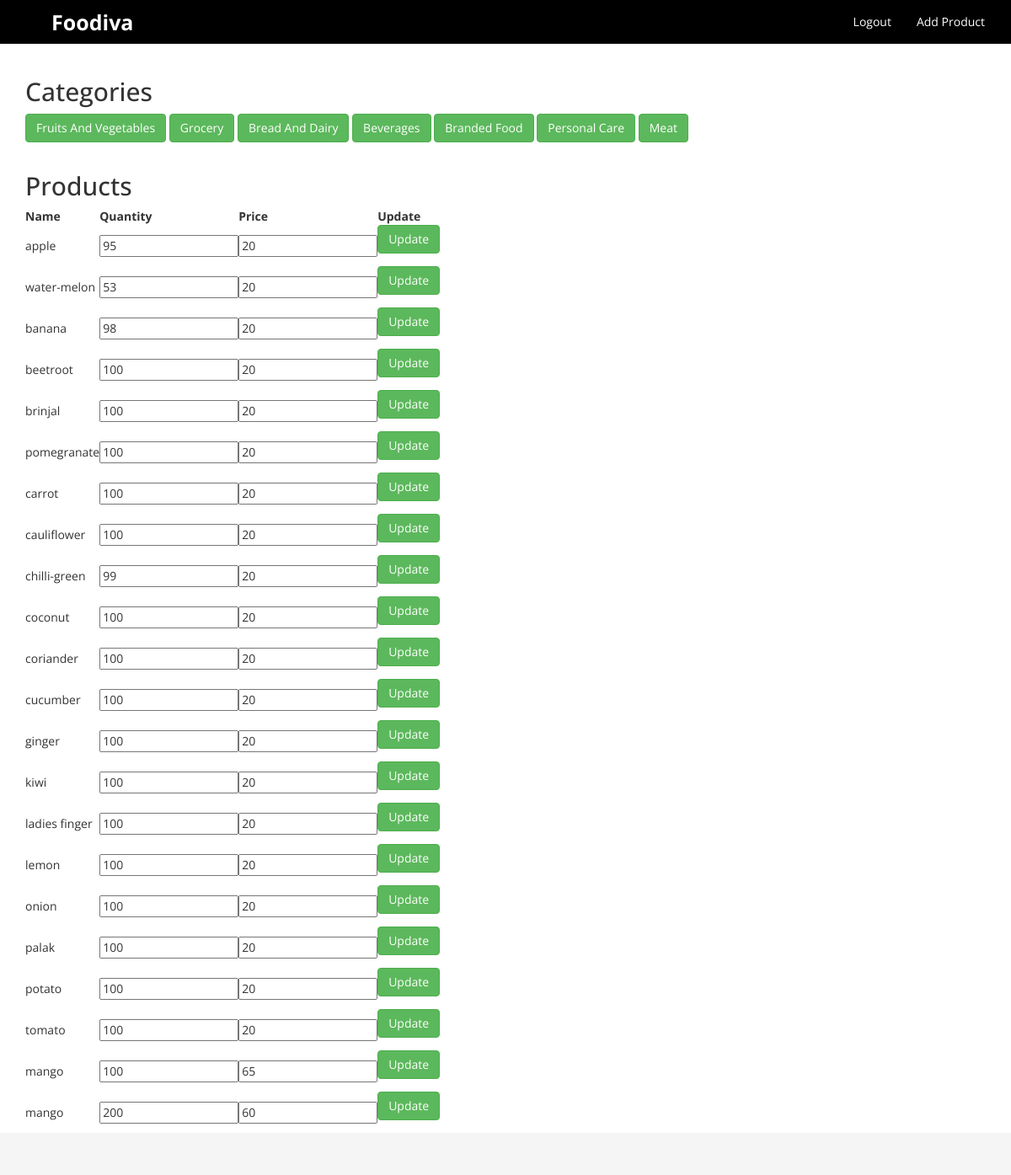
Page /admin/updateProduct.php (signed in) on the committed database.
### tables this page shows
CREATE TABLE `cat_fruit` (
  `id` int(100) NOT NULL,
  `product_id` varchar(100) NOT NULL,
  `name` varchar(100) NOT NULL,
  `image` varchar(100) NOT NULL,
  `description` varchar(1000) NOT NULL,
  `quant_avai` int(200) NOT NULL,
  `price` int(200) NOT NULL
);

### admin/updateProduct.php (the view, shortened to what this page needs)
<?php
include("config.php");
?>
<!DOCTYPE html>
<html>
<head>
    <link href="assets/css/bootstrap.css" rel="stylesheet">
    <link href="assets/css/font-awesome.min.css" rel="stylesheet" />
    <link href="assets/ItemSlider/css/main-style.css" rel="stylesheet" />
    <link href="assets/css/style.css" rel="stylesheet" />
</head>
<body>
    <nav class="navbar navbar-default" role="navigation">
        <div class="container-fluid">
            <div class="navbar-header">
                <a class="navbar-brand" href="#"><strong>Foodiva</strong></a>
            </div>
	<div class="collapse navbar-collapse" id="bs-example-navbar-collapse-1">
                <ul class="nav navbar-nav navbar-right">
					<li><a href="index.php?logout=1">Logout</a></li>
					<li><a href="addProduct.php">Add Product</a></li>
		</ul>
	</div>
        </div>
    </nav> <div class="container">
	<h2>
	Categories
	</h2>
		<form name="f1" action="updateProduct.php" method="POST">
				<?php echo "<p><input type='submit'  value='Fruits And Vegetables'  class='btn btn-success' role='button' onclick='document.f1.category.value=\"cat_fruit\"'>
				<input type='submit'  value='Grocery' class='btn btn-success' role='button' onclick='document.f1.category.value=\"cat_grocery\"'>
				<input type='submit'  value='Bread And Dairy' class='btn btn-success' role='button' onclick='document.f1.category.value=\"cat_bakery\"'>
				<input type='submit'  value='Beverages' class='btn btn-success' role='button' onclick='document.f1.category.value=\"cat_beverages\"'>
				<input type='submit'  value='Branded Food' class='btn btn-success' role='button' onclick='document.f1.category.value=\"cat_brandedfood\"'>
				<input type='submit'  value='Personal Care' class='btn btn-success' role='button' onclick='document.f1.category.value=\"cat_personalcare\"'>
				<input type='submit'  value='Meat' class='btn btn-success' role='button' onclick='document.f1.category.value=\"cat_meat\"'>
				";
				?>
		</form>
	</div>
	<div class="container">
      <h2>
	Products
      </h2>
      <table class="rules" cellspacing="10">
        <thead>
          <tr>
            <th>
              Name
            </th>
            <th>
              Quantity
            </th>
            <th>
			  Price
            </th>
			<th>
			  Update
            </th>
          </tr>
        </thead>
		<tbody>
<?php
$cat="cat_fruit";
$results = $mysqli->query("SELECT * FROM $cat");
if($results){
while($obj = $results->fetch_object())
{
	$quantity=$obj->quant_avai;
	$price=$obj->price;
	$prodName=$obj->name;
		echo "
			<tr class=\"record\">
            <td class=\"overflow\">
			{$obj->name}
            </td>
			<td class=\"overflow\">
	<form method=\"POST\" action=\"updateProduct.php\">
		<input type=\"number\" min=\"0\" value=\"$quantity\" name=\"quantity\" id='quantity'>
            </td>
            <td>
			<input type=\"number\" min=\"0\" value=\"$price\" name=\"price\" id='price'>
            </td>
			<td>
				<input type='hidden' value='$cat' name='category' id='category'>
				<input type='hidden' value='$prodName' name='prodName' id='prodName'>
				<p><input type=\"submit\"  value=\"Update\" class=\"btn btn-success\" role=\"button\"></p>
			</form>
			</td>";
	}
}
?>
</tbody>
</table>
</div>
    <div class="col-md-12 footer-box">
</body>
</html>

### admin/assets/css/style.css (style rules this page uses)
h1, h2, h3, h4, h5, h6 { font-family:'Open Sans', sans-serif; }
.navbar-brand { font-size: 25px; padding: 15px 80px 15px 60px; }
.navbar-default .navbar-brand { color: #000000; }
.navbar-default { background-color: #000000; border-color: #000000; }
.navbar { border-radius: 0px; }
.navbar-default .navbar-nav > li > a { color: #FFF; }
.navbar-default .navbar-brand { color: #FFFFFF; }
.btn { margin-bottom:5px; }
.footer-box { background-color:#F5F5F5; padding:20px 50px 20px 50px; }

### rows in the picture
cat_fruit: name "apple", quantity "95", price "20"
cat_fruit: name "water-melon", quantity "53", price "20"
cat_fruit: name "banana", quantity "98", price "20"
cat_fruit: name "beetroot", quantity "100", price "20"
cat_fruit: name "brinjal", quantity "100", price "20"
cat_fruit: name "pomegranate", quantity "100", price "20"
cat_fruit: name "carrot", quantity "100", price "20"
cat_fruit: name "cauliflower", quantity "100", price "20"
cat_fruit: name "chilli-green", quantity "99", price "20"
cat_fruit: name "coconut", quantity "100", price "20"
cat_fruit: name "coriander", quantity "100", price "20"
cat_fruit: name "cucumber", quantity "100", price "20"
cat_fruit: name "ginger", quantity "100", price "20"
cat_fruit: name "kiwi", quantity "100", price "20"
cat_fruit: name "ladies finger", quantity "100", price "20"
cat_fruit: name "lemon", quantity "100", price "20"
cat_fruit: name "onion", quantity "100", price "20"
cat_fruit: name "palak", quantity "100", price "20"
cat_fruit: name "potato", quantity "100", price "20"
cat_fruit: name "tomato", quantity "100", price "20"
cat_fruit: name "mango", quantity "100", price "65"
cat_fruit: name "mango", quantity "200", price "60"
